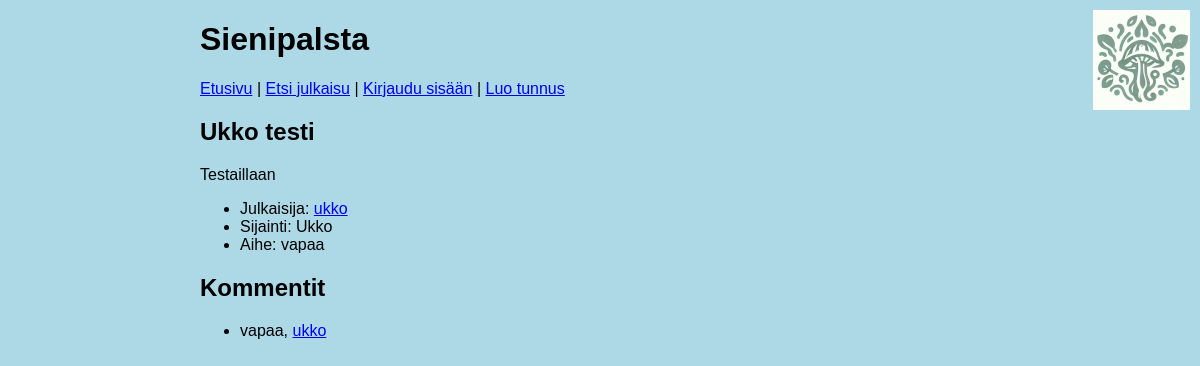
/item/5, run on an earlier commit of the app's database.
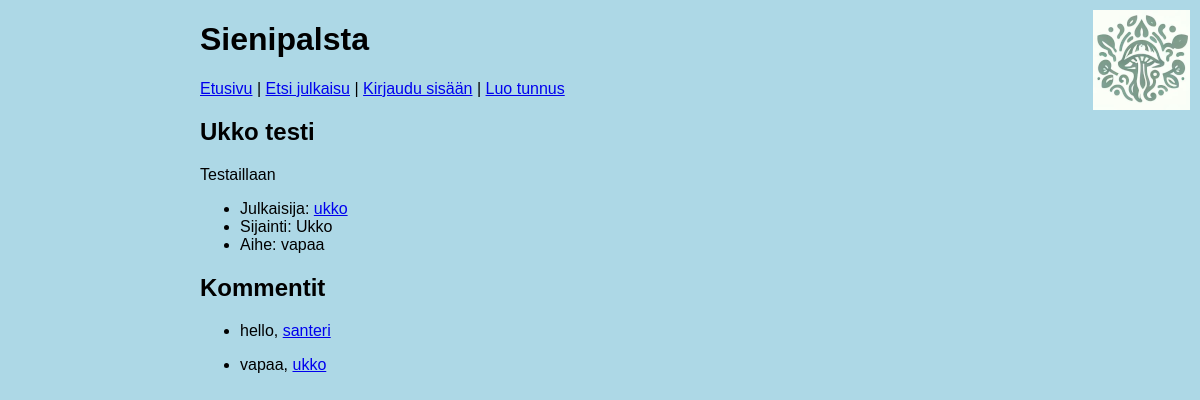
And on a later commit of the database.
### tables this page shows
CREATE TABLE item_classes (
    id INTEGER PRIMARY KEY,
    item_id INTEGER REFERENCES items,
    title TEXT,
    value TEXT
);

CREATE TABLE "comments" (
      id INTEGER PRIMARY KEY AUTOINCREMENT,
      item_id INTEGER,
      user_id INTEGER,
      comment TEXT,
      FOREIGN KEY (item_id) REFERENCES items(id) ON DELETE CASCADE
  );

CREATE TABLE users (id INTEGER PRIMARY KEY, username TEXT UNIQUE, password_hash TEXT);

### app.py (the view)
@app.route("/item/<int:item_id>")
def show_item(item_id):
    item = items.get_item(item_id)
    if not item:
        abort(404)
    classes = items.get_classes(item_id)
    comments = items.get_comments(item_id)
    images = items.get_images(item_id)
    return render_template("show_item.html", item=item, classes=classes, comments=comments, images=images)

### db.py (called while the page is built)
def get_connection():
    con = sqlite3.connect("database.db")
    con.execute("PRAGMA foreign_keys = ON")
    con.row_factory = sqlite3.Row
    return con

def query(sql, params=[]):
    con = get_connection()
    con.execute("PRAGMA foreign_keys = ON")
    result = con.execute(sql, params).fetchall()
    con.close()
    return result

### items.py (called while the page is built)
def get_comments(item_id):
    sql = """SELECT comments.comment, users.id user_id, users.username, comments.id
             FROM comments, users
             WHERE comments.item_id = ? AND comments.user_id = users.id
             ORDER BY comments.id DESC"""
    return db.query(sql, [item_id])

def get_classes(item_id):
    sql = "SELECT title, value FROM item_classes WHERE item_id = ?"
    return db.query(sql, [item_id])

def get_images(item_id):
    sql = "SELECT id FROM images WHERE item_id = ?"
    return db.query(sql, [item_id])

### templates/show_item.html (shortened to what this page needs)
{% extends "layout.html" %}
{% block content %}
<h2>{{ item.title }}</h2>
<p>
  {{ item.description }}
</p>
<ul>
  <li>Julkaisija: <a href="/user/{{ item.user_id }}">{{ item.username }}</a></li>
  <li>Sijainti: {{ item.location }}</li>
{% if classes %}
  {% for class in classes %}
  <li>Aihe: {{ class.value }}</li>
  {% endfor %}
</ul>
{% endif %}
<h2>Kommentit</h2>
<ul>
{% for comment in comments %}
<li>{{ comment.comment }}, <a href="/user/{{ comment.user_id }}">{{ comment.username }}</a></li>
{% endfor %}
</ul>
{% endblock %}

What changed in the data, as far as the page shows it:
added comments: comment "hello", username "santeri"
